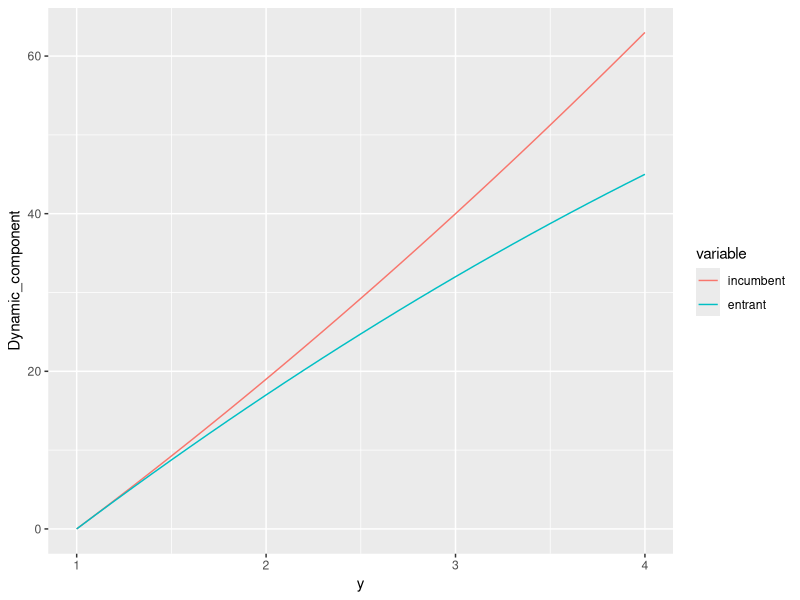
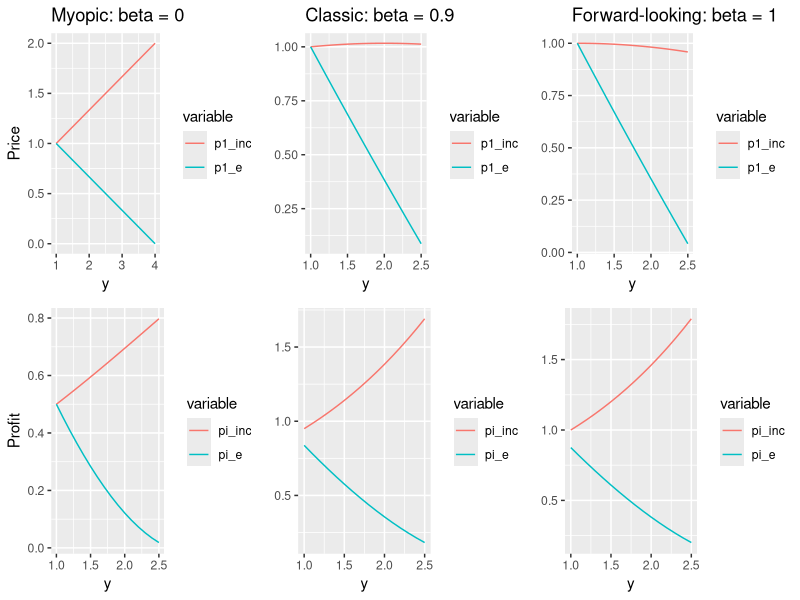
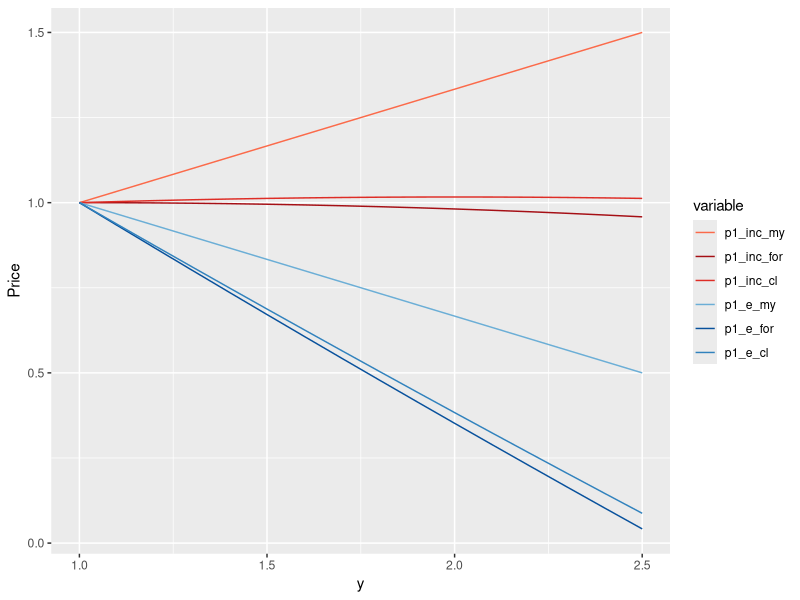
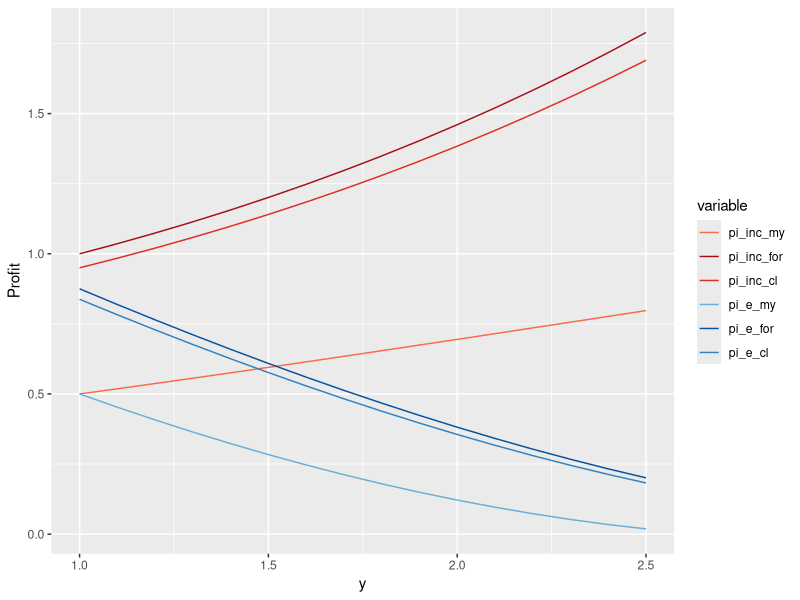

These figures' R source, in order:
library(ggplot2)
library(reshape2)
library(gridExtra)

y = c(seq(1, 4, 0.1))
incumbent = (y-1)*(17+y)
entrant = (y-1)*(19-y)
dataframe_entr = data.frame(y, incumbent)
dataframe_inc = data.frame(y, entrant)
plot_dynamic = merge(dataframe_entr, dataframe_inc, by="y")
dynamic_melted <- melt(plot_dynamic, id.var='y')
colnames(dynamic_melted)[3]<- "Dynamic_component"
head(dynamic_melted)
ggplot(dynamic_melted, aes(x=y, y=Dynamic_component, col=variable)) + geom_line()





#Random Consumer Location prices graph

#p1_inc = 1/3*(y+2) - (beta/54)*(y-1)*(17+y)
#p1_e = 4/3 - 1/3*y - (beta/54)*(y-1)*(19-y)

#Myopic consumer
beta = 0
p1_inc = 1/3*(y+2) - (beta/54)*(y-1)*(17+y)
p1_e = 4/3 - 1/3*y - (beta/54)*(y-1)*(19-y)
dataframe_entr = data.frame(y, p1_inc)
dataframe_inc = data.frame(y, p1_e)
plot_price = merge(dataframe_entr, dataframe_inc, by="y")
price_melted <- melt(plot_price, id.var='y')
colnames(price_melted)[3]<- "Price"
head(price_melted)
plot1 = ggplot(price_melted, aes(x=y, y=Price, col=variable)) + geom_line()+ ggtitle("Myopic: beta = 0")

# Forward-looking consumer
y = c(seq(1, 2.5, 0.1))
beta = 1
p1_inc = 1/3*(y+2) - (beta/54)*(y-1)*(17+y)
p1_e = 4/3 - 1/3*y - (beta/54)*(y-1)*(19-y)
dataframe_entr = data.frame(y, p1_inc)
dataframe_inc = data.frame(y, p1_e)
plot_price = merge(dataframe_entr, dataframe_inc, by="y")
price_melted <- melt(plot_price, id.var='y')
colnames(price_melted)[3]<- "Price"
head(price_melted)
plot3 = ggplot(price_melted, aes(x=y, y=Price, col=variable)) + geom_line() + theme(axis.title.y=element_blank()) + ggtitle("Forward-looking: beta = 1")

# Standard value of beta
y = c(seq(1, 2.5, 0.1))
beta = 0.9
p1_inc = 1/3*(y+2) - (beta/54)*(y-1)*(17+y)
p1_e = 4/3 - 1/3*y - (beta/54)*(y-1)*(19-y)
dataframe_entr = data.frame(y, p1_inc)
dataframe_inc = data.frame(y, p1_e)
plot_price = merge(dataframe_entr, dataframe_inc, by="y")
price_melted <- melt(plot_price, id.var='y')
colnames(price_melted)[3]<- "Price"
head(price_melted)
plot2 = ggplot(price_melted, aes(x=y, y=Price, col=variable)) + geom_line() + theme(axis.title.y=element_blank()) + ggtitle("Classic: beta = 0.9")

#Random Consumer Location profit

#myopic
beta = 0 

pi_e = p1_e*((p1_inc-p1_e)/(2) + 1 - y/2) + 
  beta*(((p1_e-p1_inc)/(2)+ y/2)*((1/18*((4-y)^2))+1/2*((p1_inc-p1_e)/2+1 -y/2)))
pi_inc = p1_inc*((p1_e-p1_inc)/2+ y/2) + 
  beta* (((p1_e-p1_inc)/2 + y/2)*(1/18)*(2+y)^2 + 1/2*((p1_inc-p1_e)/2 + 1 - y/2))

dataframe_entr = data.frame(y, pi_inc)
dataframe_inc = data.frame(y, pi_e)
plot_profit = merge(dataframe_entr, dataframe_inc, by="y")
profit_melted <- melt(plot_profit, id.var='y')
colnames(profit_melted)[3]<- "Profit"
head(profit_melted)
plot4 = ggplot(profit_melted, aes(x=y, y=Profit, col=variable)) + geom_line()

#forward-looking

beta = 1 

pi_e = p1_e*((p1_inc-p1_e)/(2) + 1 - y/2) + 
  beta*(((p1_e-p1_inc)/(2)+ y/2)*((1/18*((4-y)^2))+1/2*((p1_inc-p1_e)/2+1 -y/2)))
pi_inc = p1_inc*((p1_e-p1_inc)/2+ y/2) + 
  beta* (((p1_e-p1_inc)/2 + y/2)*(1/18)*(2+y)^2 + 1/2*((p1_inc-p1_e)/2 + 1 - y/2))

dataframe_entr = data.frame(y, pi_inc)
dataframe_inc = data.frame(y, pi_e)
plot_profit = merge(dataframe_entr, dataframe_inc, by="y")
profit_melted <- melt(plot_profit, id.var='y')
colnames(profit_melted)[3]<- "Profit"
head(profit_melted)
plot6 = ggplot(profit_melted, aes(x=y, y=Profit, col=variable)) + geom_line() + theme(axis.title.y=element_blank())

#standard beta

beta = 0.9

pi_e = p1_e*((p1_inc-p1_e)/(2) + 1 - y/2) + 
  beta*(((p1_e-p1_inc)/(2)+ y/2)*((1/18*((4-y)^2))+1/2*((p1_inc-p1_e)/2+1 -y/2)))
pi_inc = p1_inc*((p1_e-p1_inc)/2+ y/2) + 
  beta* (((p1_e-p1_inc)/2 + y/2)*(1/18)*(2+y)^2 + 1/2*((p1_inc-p1_e)/2 + 1 - y/2))

dataframe_entr = data.frame(y, pi_inc)
dataframe_inc = data.frame(y, pi_e)
plot_profit = merge(dataframe_entr, dataframe_inc, by="y")
profit_melted <- melt(plot_profit, id.var='y')
colnames(profit_melted)[3]<- "Profit"
head(profit_melted)
plot5 = ggplot(profit_melted, aes(x=y, y=Profit, col=variable)) + geom_line()+ theme(axis.title.y=element_blank())

png("random_consumer_location.png", width =700, height = 350)

grid.arrange(plot1, plot2, plot3, plot4, plot5, plot6, ncol=3, nrow = 2)
dev.off()



# Summarised graphs
#Price
beta = 0
p1_inc_my = 1/3*(y+2) - (beta/54)*(y-1)*(17+y)
p1_e_my = 4/3 - 1/3*y - (beta/54)*(y-1)*(19-y)
beta = 1
p1_inc_for = 1/3*(y+2) - (beta/54)*(y-1)*(17+y)
p1_e_for = 4/3 - 1/3*y - (beta/54)*(y-1)*(19-y)
beta = 0.9
p1_inc_cl = 1/3*(y+2) - (beta/54)*(y-1)*(17+y)
p1_e_cl = 4/3 - 1/3*y - (beta/54)*(y-1)*(19-y)

dataframe_entr = data.frame(y, p1_inc_my, p1_inc_for, p1_inc_cl)
dataframe_inc = data.frame(y, p1_e_my, p1_e_for, p1_e_cl)
plot_price = merge(dataframe_entr, dataframe_inc, by="y")
price_melted <- melt(plot_price, id.var='y')
colnames(price_melted)[3]<- "Price"
head(price_melted)



library(RColorBrewer)
myColors_incumbent <- brewer.pal(6,"Reds")[4:6]
myColors_entrant <- brewer.pal(6,"Blues")[4:6]
names(myColors_incumbent) <-c("p1_inc_my", "p1_inc_cl","p1_inc_for")
names(myColors_entrant) <-c("p1_e_my", "p1_e_cl", "p1_e_for")
myColors_incumbent
myColors<-c(myColors_incumbent, myColors_entrant)
colScale <- scale_colour_manual(name = "variable",values = myColors)
plot = ggplot(price_melted, aes(x=y, y=Price, col=variable)) + geom_line()

png("random_consumer_location_prices.png", width =700, height = 350)

plot + colScale
dev.off()

#Profits
beta = 0
p1_inc_my = 1/3*(y+2) - (beta/54)*(y-1)*(17+y)
p1_e_my = 4/3 - 1/3*y - (beta/54)*(y-1)*(19-y)
pi_e_my = p1_e*((p1_inc-p1_e)/(2) + 1 - y/2) + 
  beta*(((p1_e-p1_inc)/2+ y/2)*((1/18*((4-y)^2))+1/2*((p1_inc-p1_e)/2+1 -y/2)))
pi_inc_my = p1_inc*((p1_e-p1_inc)/2+ y/2) + 
  beta* (((p1_e-p1_inc)/2 + y/2)*(1/18)*(2+y)^2 + 1/2*((p1_inc-p1_e)/2 + 1 - y/2))

beta = 1
p1_inc_for = 1/3*(y+2) - (beta/54)*(y-1)*(17+y)
p1_e_for = 4/3 - 1/3*y - (beta/54)*(y-1)*(19-y)
pi_e_for = p1_e*((p1_inc-p1_e)/(2) + 1 - y/2) + 
  beta*(((p1_e-p1_inc)/(2)+ y/2)*((1/18*((4-y)^2))+1/2*((p1_inc-p1_e)/2+1 -y/2)))
pi_inc_for = p1_inc*((p1_e-p1_inc)/2+ y/2) + 
  beta* (((p1_e-p1_inc)/2 + y/2)*(1/18)*(2+y)^2 + 1/2*((p1_inc-p1_e)/2 + 1 - y/2))

beta = 0.9
p1_inc_cl = 1/3*(y+2) - (beta/54)*(y-1)*(17+y)
p1_e_cl = 4/3 - 1/3*y - (beta/54)*(y-1)*(19-y)
pi_e_cl = p1_e*((p1_inc-p1_e)/(2) + 1 - y/2) + 
  beta*(((p1_e-p1_inc)/(2)+ y/2)*((1/18*((4-y)^2))+1/2*((p1_inc-p1_e)/2+1 -y/2)))
pi_inc_cl = p1_inc*((p1_e-p1_inc)/2+ y/2) + 
  beta* (((p1_e-p1_inc)/2 + y/2)*(1/18)*(2+y)^2 + 1/2*((p1_inc-p1_e)/2 + 1 - y/2))


dataframe_entr = data.frame(y, pi_inc_my, pi_inc_for, pi_inc_cl)
dataframe_inc = data.frame(y, pi_e_my, pi_e_for, pi_e_cl)
plot_profit = merge(dataframe_entr, dataframe_inc, by="y")
profit_melted <- melt(plot_profit, id.var='y')
colnames(profit_melted)[3]<- "Profit"
head(profit_melted)

myColors_incumbent <- brewer.pal(6,"Reds")[4:6]
myColors_entrant <- brewer.pal(6,"Blues")[4:6]
names(myColors_incumbent) <-c("pi_inc_my", "pi_inc_cl","pi_inc_for")
names(myColors_entrant) <-c("pi_e_my", "pi_e_cl", "pi_e_for")
myColors_incumbent
myColors<-c(myColors_incumbent, myColors_entrant)
colScale <- scale_colour_manual(name = "variable",values = myColors)
plot = ggplot(profit_melted, aes(x=y, y=Profit, col=variable)) + geom_line()


png("random_consumer_location_profits.png", width =700, height = 350)

plot + colScale
dev.off()

